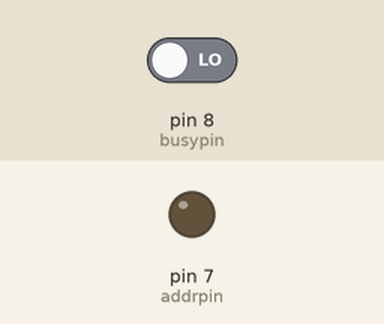
A sketch run on a simulated Arduino Uno, built with avr-gcc and run on an emulated ATmega328P. Shown: output pins drawn as LEDs (lit = HIGH). The inputs (shaded band) are chosen by the test bench; at power-on: pin 8 (busypin) LOW.

Above: at 0.05 s.
At 11.0 s:
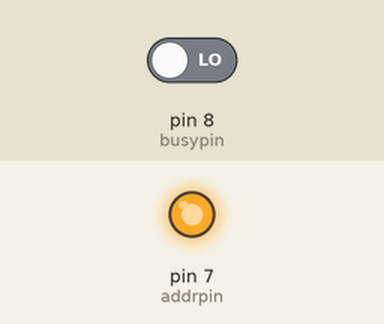
Timing chart, 0 to 14.3 s (numbered marks = the images above):
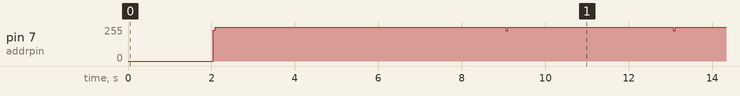

The sketch:

WT588_t01.ino
```cpp
int addrpin=7;
int busypin=8;
char addr;
void PlayVoice(unsigned char addr,unsigned int addrpin)
{
digitalWrite(addrpin,0);
delay(5);
for(int i=0;i<8;i++)
{
digitalWrite(addrpin,1);
if(addr & 1)
{
delayMicroseconds(600);
digitalWrite(addrpin,0);
delayMicroseconds(300);
}
else
{
delayMicroseconds(300);
digitalWrite(addrpin,0);
delayMicroseconds(600);
}
addr>>=1;  //此行用>>=还是=>>还不确定
}
digitalWrite(addrpin,1);
}


/*用于播放由一串地址组成的语句*/
void PlayVoiceSerial(unsigned int addrserial[],unsigned int len,unsigned int addrpin,unsigned int busypin)
{
for(int i=0;i<len;i++)
{
addr=addrserial[i];
PlayVoice(addr,addrpin);
pulseIn(busypin,0);
pulseIn(busypin,1);
}
}


void setup()
{

pinMode(addrpin, OUTPUT);
}


void loop()
{
  delay(2000);
  addr=0;

  PlayVoice(addr,addrpin);
  pulseIn(busypin,0);
pulseIn(busypin,1);
delay(5000);
addr=1;
PlayVoice(addr,addrpin);
  pulseIn(busypin,0);
pulseIn(busypin,1);
}
```

Measured:
- by itself, pin 7 (addrpin): repeats every 11.0 s: 255/255 7.0 s, 228/255 0.04 s, 255/255 4.0 s, 228/255 0.04 s
